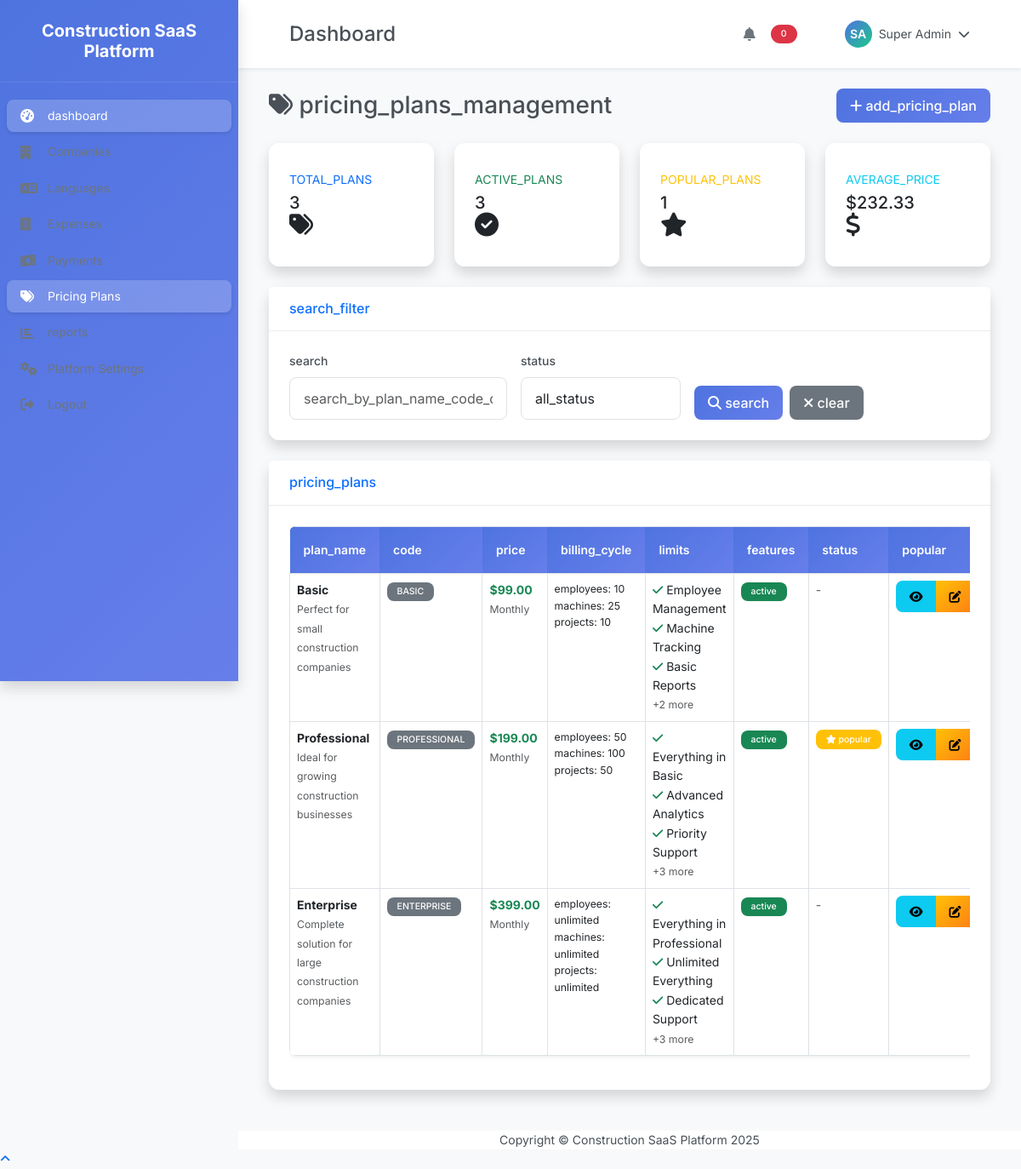
Page /super-admin/pricing/index.php (signed in) on the committed database.
### tables this page shows
CREATE TABLE users (
    id INT PRIMARY KEY AUTO_INCREMENT,
    company_id INT,
    username VARCHAR(50) UNIQUE,
    email VARCHAR(100) UNIQUE NOT NULL,
    password_hash VARCHAR(255) NOT NULL,
    first_name VARCHAR(50) NOT NULL,
    last_name VARCHAR(50) NOT NULL,
    phone VARCHAR(20),
    role VARCHAR(20) NOT NULL DEFAULT 'employee',
    status VARCHAR(20) DEFAULT 'active',
    is_active BOOLEAN DEFAULT TRUE,
    last_login TIMESTAMP NULL,
    created_at TIMESTAMP DEFAULT CURRENT_TIMESTAMP,
    updated_at TIMESTAMP DEFAULT CURRENT_TIMESTAMP ON UPDATE CURRENT_TIMESTAMP,
    FOREIGN KEY (company_id) REFERENCES companies(id) ON DELETE CASCADE
);

CREATE TABLE pricing_plans (
    id INT PRIMARY KEY AUTO_INCREMENT,
    plan_name VARCHAR(100) NOT NULL,
    plan_code VARCHAR(20) NOT NULL UNIQUE,
    description TEXT,
    price DECIMAL(10,2) NOT NULL,
    currency VARCHAR(3) DEFAULT 'USD',
    billing_cycle VARCHAR(20) DEFAULT 'monthly',
    is_popular BOOLEAN DEFAULT FALSE,
    is_active BOOLEAN DEFAULT TRUE,
    max_employees INT DEFAULT 0,
    max_machines INT DEFAULT 0,
    max_projects INT DEFAULT 0,
    features JSON,
    created_at TIMESTAMP DEFAULT CURRENT_TIMESTAMP,
    updated_at TIMESTAMP DEFAULT CURRENT_TIMESTAMP ON UPDATE CURRENT_TIMESTAMP
);

### public/super-admin/pricing/index.php (the view, shortened to what the rows shown need)
<?php
require_once '../../../config/config.php';
require_once '../../../includes/header.php';
$db = new Database();
$conn = $db->getConnection();
$page = isset($_GET['page']) ? (int)$_GET['page'] : 1;
$limit = ITEMS_PER_PAGE;
$offset = ($page - 1) * $limit;
$where_conditions = ["1=1"];
$params = [];
$where_clause = implode(' AND ', $where_conditions);
$sql = "SELECT * FROM pricing_plans WHERE $where_clause ORDER BY price ASC LIMIT ? OFFSET ?";
$params[] = $limit;
$params[] = $offset;
$stmt = $conn->prepare($sql);
$stmt->execute($params);
$pricing_plans = $stmt->fetchAll(PDO::FETCH_ASSOC);
?>
<div class="container-fluid">
    <div class="d-sm-flex align-items-center justify-content-between mb-4">
        <h1 class="h3 mb-0 text-gray-800">
            <i class="fas fa-tags"></i> <?php echo __('pricing_plans_management'); ?>
        </h1>
    </div>
    <div class="card shadow mb-4">
        <div class="card-body">
            <?php if (empty($pricing_plans)): ?>
                <div class="text-center py-4">
                    <i class="fas fa-tags fa-3x text-gray-300 mb-3"></i>
                    <h5 class="text-gray-500"><?php echo __('no_pricing_plans_found'); ?></h5>
                    <p class="text-gray-400"><?php echo __('add_first_pricing_plan_to_get_started'); ?></p>
                    <a href="add.php" class="btn btn-primary">
                        <i class="fas fa-plus"></i> <?php echo __('add_pricing_plan'); ?>
                    </a>
                </div>
            <?php else: ?>
                <div class="table-responsive">
                    <table class="table table-bordered" id="pricingTable" width="100%" cellspacing="0">
                        <thead>
                            <tr>
                                <th><?php echo __('plan_name'); ?></th>
                                <th><?php echo __('code'); ?></th>
                                <th><?php echo __('price'); ?></th>
                                <th><?php echo __('billing_cycle'); ?></th>
                                <th><?php echo __('limits'); ?></th>
                                <th><?php echo __('features'); ?></th>
                                <th><?php echo __('status'); ?></th>
                                <th><?php echo __('popular'); ?></th>
                            </tr>
                        </thead>
                        <tbody>
                            <?php foreach ($pricing_plans as $plan): ?>
                                <tr>
                                    <td>
                                        <strong><?php echo htmlspecialchars($plan['plan_name']); ?></strong>
                                        <br>
                                        <small class="text-muted"><?php echo htmlspecialchars($plan['description']); ?></small>
                                    </td>
                                    <td>
                                        <span class="badge bg-secondary"><?php echo htmlspecialchars($plan['plan_code']); ?></span>
                                    </td>
                                    <td>
                                        <strong class="text-success">
                                            $<?php echo number_format($plan['price'], 2); ?>
                                        </strong>
                                        <br>
                                        <small class="text-muted"><?php echo ucfirst($plan['billing_cycle']); ?></small>
                                    </td>
                                    <td>
                                        <small>
                                            <?php if ($plan['max_employees'] > 0): ?>
                                                <div><?php echo __('employees'); ?>: <?php echo $plan['max_employees']; ?></div>
                                            <?php else: ?>
                                                <div><?php echo __('employees'); ?>: <?php echo __('unlimited'); ?></div>
                                            <?php endif; ?>
                                            <?php if ($plan['max_machines'] > 0): ?>
                                                <div><?php echo __('machines'); ?>: <?php echo $plan['max_machines']; ?></div>
                                            <?php else: ?>
                                                <div><?php echo __('machines'); ?>: <?php echo __('unlimited'); ?></div>
                                            <?php endif; ?>
                                            <?php if ($plan['max_projects'] > 0): ?>
                                                <div><?php echo __('projects'); ?>: <?php echo $plan['max_projects']; ?></div>
                                            <?php else: ?>
                                                <div><?php echo __('projects'); ?>: <?php echo __('unlimited'); ?></div>
                                            <?php endif; ?>
                                        </small>
                                    </td>
                                    <td>
                                        <?php
                                        $features = json_decode($plan['features'], true);
                                        if ($features && count($features) > 0):
                                            echo '<ul class="list-unstyled mb-0">';
                                            foreach (array_slice($features, 0, 3) as $feature):
                                                echo '<li><i class="fas fa-check text-success me-1"></i>' . htmlspecialchars($feature) . '</li>';
                                            endforeach;
                                            if (count($features) > 3):
                                                echo '<li><small class="text-muted">+' . (count($features) - 3) . ' ' . __('more') . '</small></li>';
                                            endif;
                                            echo '</ul>';
                                        else:
                                            echo '<span class="text-muted">' . __('no_features_listed') . '</span>';
                                        endif;
                                        ?>
                                    </td>
                                    <td>
                                        <span class="badge <?php echo $plan['is_active'] ? 'bg-success' : 'bg-danger'; ?>">
                                            <?php echo $plan['is_active'] ? __('active') : __('inactive'); ?>
                                        </span>
                                    </td>
                                    <td>
                                        <?php if ($plan['is_popular']): ?>
                                            <span class="badge bg-warning">
                                                <i class="fas fa-star"></i> <?php echo __('popular'); ?>
                                            </span>
                                        <?php else: ?>
                                            <span class="text-muted">-</span>
                                        <?php endif; ?>
                                    </td>
                                    <td>
                                        <div class="btn-group" role="group">
                                            <a href="view.php?id=<?php echo $plan['id']; ?>"
                                               class="btn btn-sm btn-info" title="<?php echo __('view'); ?>">
                                                <i class="fas fa-eye"></i>
                                            </a>
                                            <a href="edit.php?id=<?php echo $plan['id']; ?>"
                                               class="btn btn-sm btn-warning" title="<?php echo __('edit'); ?>">
                                                <i class="fas fa-edit"></i>
                                            </a>
                                        </div>
                                    </td>
                                </tr>
                            <?php endforeach; ?>
                        </tbody>
                    </table>
                </div>
            <?php endif; ?>
        </div>
    </div>
</div>
<?php require_once '../../../includes/footer.php'; ?>

### includes/header.php (shortened to what the rows shown need)
<?php
$base_path = __DIR__ . DIRECTORY_SEPARATOR . '..' . DIRECTORY_SEPARATOR . 'config' . DIRECTORY_SEPARATOR;
require_once $base_path . 'config.php';
$current_user = getCurrentUser();
$is_super_admin = isSuperAdmin();
$db = new Database();
$conn = $db->getConnection();
function getSystemSettingLocal($conn, $key, $default = '') {
    $stmt = $conn->prepare("SELECT setting_value FROM system_settings WHERE setting_key = ?");
    $stmt->execute([$key]);
    $result = $stmt->fetch(PDO::FETCH_ASSOC);
    return $result ? $result['setting_value'] : $default;
}
$platform_name = getSystemSettingLocal($conn, 'platform_name', 'Construction SaaS Platform');
$theme_mode = getSystemSettingLocal($conn, 'theme_mode', 'light');
$sidebar_style = getSystemSettingLocal($conn, 'sidebar_style', 'default');
?>
<!DOCTYPE html>
<html lang="en" dir="<?php echo isRTL() ? 'rtl' : 'ltr'; ?>">
<head>
    <link href="https://cdn.jsdelivr.net/npm/bootstrap@5.3.0/dist/css/bootstrap.min.css" rel="stylesheet">
    <link rel="stylesheet" href="https://cdnjs.cloudflare.com/ajax/libs/font-awesome/6.4.0/css/all.min.css">
</head>
<body data-theme="<?php echo $theme_mode; ?>">
    <nav class="sidebar <?php echo $sidebar_style; ?>" id="sidebar">
        <div class="sidebar-header">
            <h1 class="sidebar-brand"><?php echo htmlspecialchars($platform_name); ?></h1>
        </div>
            <?php if ($is_super_admin): ?>
                        <span><?php echo __('reports'); ?></span>
            <?php endif; ?>
    </nav>
    <div class="main-content" id="main-content">
        <nav class="top-navbar">
            <div class="container-fluid">
                <div class="d-flex justify-content-between align-items-center">
                    <div class="d-flex align-items-center">
                        <div class="dropdown">
                            <a class="user-dropdown-toggle" href="#" role="button" data-bs-toggle="dropdown">
                                <div class="user-avatar">
                                    <?php echo strtoupper(substr($current_user['first_name'], 0, 1) . substr($current_user['last_name'], 0, 1)); ?>
                                </div>
                                <span class="d-none d-md-inline"><?php echo htmlspecialchars($current_user['first_name'] . ' ' . $current_user['last_name']); ?></span>
                                <i class="fas fa-chevron-down ms-2"></i>
                            </a>
                        </div>
                    </div>
                </div>
            </div>
        </nav>
        <div class="container-fluid p-4">

### rows in the picture
users: first_name+last_name "SA", first_name+last_name "Super Admin"
pricing_plans: plan_name "Basic", description "Perfect for small construction companies", plan_code "BASIC", price "99.00", billing_cycle "Monthly", __ "employees", max_employees "10", __ "machines", max_machines "25", __ "projects", max_projects "10", features "Employee Management", features "Machine Tracking", features "Basic Reports", count($features)-3 "2", __ "more", __ "active"
pricing_plans: plan_name "Professional", description "Ideal for growing construction businesses", plan_code "PROFESSIONAL", price "199.00", billing_cycle "Monthly", __ "employees", max_employees "50", __ "machines", max_machines "100", __ "projects", max_projects "50", features "Everything in Basic", features "Advanced Analytics", features "Priority Support", count($features)-3 "3", __ "more", __ "active", __ "popular"
pricing_plans: plan_name "Enterprise", description "Complete solution for large construction companies", plan_code "ENTERPRISE", price "399.00", billing_cycle "Monthly", __ "employees", __ "unlimited", __ "machines", __ "projects", features "Everything in Professional", features "Unlimited Everything", features "Dedicated Support", count($features)-3 "3", __ "more", __ "active"

### other values in the picture
$platform_name "Construction SaaS Platform"
__('dashboard') "dashboard"
$page_title "Dashboard"
__('pricing_plans_management') "pricing_plans_management"
__('add_pricing_plan') "add_pricing_plan"
__('total_plans') "TOTAL_PLANS"
$total_plans "3"
__('active_plans') "ACTIVE_PLANS"
$active_plans "3"
__('popular_plans') "POPULAR_PLANS"
$popular_plans "1"
__('average_price') "AVERAGE_PRICE"
$avg_price "232.33"
__('search_filter') "search_filter"
__('search') "search"
